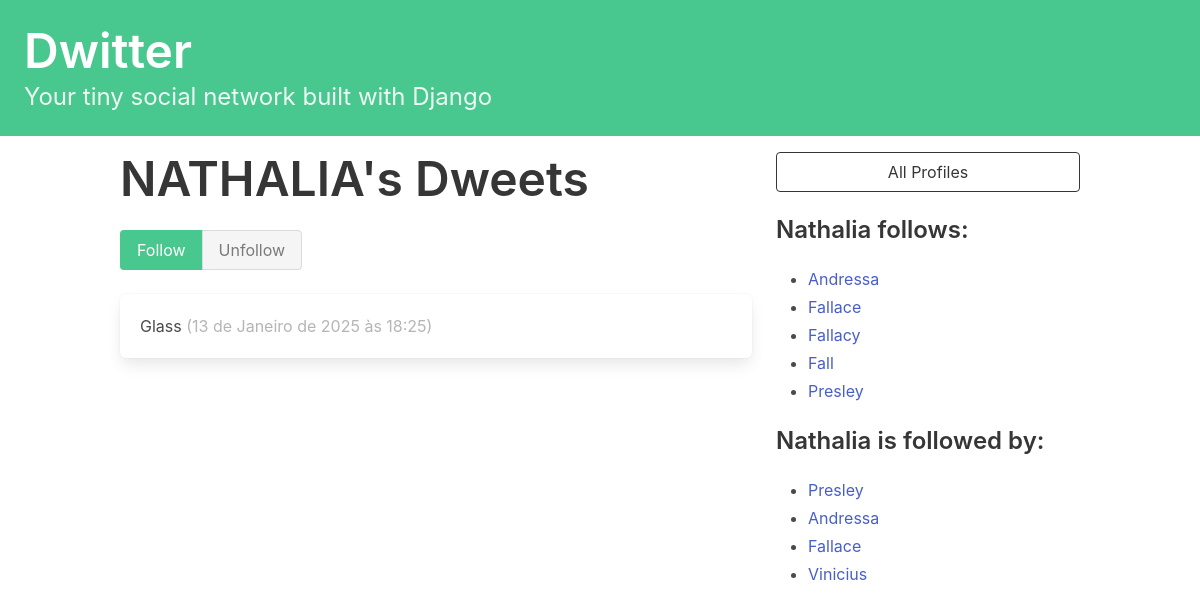
Page /profile/3 (signed in) on the committed database.
### dwitter/models.py (models this page shows, shortened)
class Profile(models.Model):
    user = models.OneToOneField(User, on_delete=models.CASCADE)
    follows = models.ManyToManyField(
        "self",
        related_name="followed_by",
        symmetrical=False,
        blank=True
    )
    def __str__(self):
        return self.user.username

class Dweet(models.Model):
    user = models.ForeignKey(
        User, related_name="dweets", on_delete=models.DO_NOTHING
    )
    body = models.CharField(max_length=140)
    created_at = models.DateTimeField(auto_now_add=True)

### dwitter/views.py (the view, shortened to what this page needs)
# urls.py: path("profile/<int:pk>", profile, name="profile"),
def profile(request, pk):
    if not hasattr(request.user, "profile"):
        missing_profile = Profile(user=request.user)
        missing_profile.save()
    profile = Profile.objects.get(pk=pk)
    return render(request, "dwitter/profile.html", { "profile": profile })

### dwitter/templates/dwitter/profile.html (shortened to what this page needs)
{% extends "base.html" %}
{% block content %}
<div class="column">
    <div class="block">
    <h1 class="title is-1">
        {{ profile.user.username|upper }}'s Dweets
    </h1>
    <form method="post">
        <div class="buttons has-addons">
        {% if profile in user.profile.follows.all %}
            <button class="button is-success is-static">Follow</button>
            <button class="button is-danger" name="follow" value="unfollow">
                Unfollow
            </button>
        {% else %}
            <button class="button is-success" name="follow" value="follow">
                Follow
            </button>
            <button class="button is-danger is-static">Unfollow</button>
        {% endif %}
        </div>
    </form>
    </div>
    <div class="content">
        {% for dweet in profile.user.dweets.all %}
            <div class="box">
                {{ dweet.body }}
                <span class="is-small has-text-grey-light">
                    ({{ dweet.created_at }})
                </span>
            </div>
        {% endfor %}
    </div>
</div>
<div class="column is-one-third">
    <div class="block">
        <a href="{% url 'dwitter:profile_list' %}">
            <button class="button is-dark is-outlined is-fullwidth">
                All Profiles
            </button>
        </a>
    </div>
    <div class="block">
        <h3 class="title is-4">
            {% if profile == request.user.profile %}
                You follows:
            {% else %}
                {{ profile.user.username }} follows:
            {% endif %}
        </h3>
        <div class="content">
            <ul>
            {% if profile.follows.all.count == 1 %}
                {% if profile == request.user.profile %}
                    <li>You don't follow anyone</li>
                {% else %}
                    <li>This user does not follow anyone</li>
                {% endif %}
            {% else %}
                {% for following in profile.follows.all %}
                    {% if following != profile %}
                        <li>
                            <a href="{% url 'dwitter:profile' following.id %}">
                                {{ following }}
                            </a>
                        </li>
                    {% endif %}
                {% endfor %}
            {% endif %}
            </ul>
        </div>
    </div>
    <div class="block">
        <h3 class="title is-4">
            {% if profile == request.user.profile %}
                You are followed by:
            {% else %}
                {{ profile.user.username }} is followed by:
            {% endif %}
        </h3>
        <div class="content">
            <ul>
            {% if profile.followed_by.all.count == 1 %}
                {% if profile == request.user.profile %}
                    <li>You are not followed by anyone</li>
                {% else %}
                    <li>This user is not followed by anyone</li>
                {% endif %}
            {% else %}
                {% for follower in profile.followed_by.all %}
                    {% if follower != profile %}
                        <li>
                            <a href="{% url 'dwitter:profile' follower.id %}">
                                {{ follower }}
                            </a>
                        </li>
                    {% endif %}
                {% endfor%}
            {% endif %}
            </ul>
        </div>
    </div>
</div>
{% endblock content %}

### rows in the picture
Profile: user.username "NATHALIA", user.username "Nathalia"
Dweet: body "Glass", created_at "13 de Janeiro de 2025 às 18:25"
Profile: user.username "Andressa"
Profile: user.username "Fallace"
Profile: user.username "Fallacy"
Profile: user.username "Fall"
Profile: user.username "Presley"
Profile: user.username "Vinicius"
